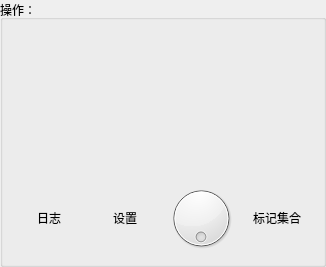
        <widget class="QGroupBox" name="groupBox_7">
         <property name="minimumSize">
          <size>
           <width>0</width>
           <height>0</height>
          </size>
         </property>
         <property name="maximumSize">
          <size>
           <width>16777215</width>
           <height>16777215</height>
          </size>
         </property>
         <property name="styleSheet">
          <string notr="true">QPushButton {
	min-width: 70px;
	max-width: 70px;
	min-height: 70px;
	max-height: 70px;
}</string>
         </property>
         <property name="title">
          <string>操作：</string>
         </property>
         <layout class="QGridLayout" name="gridLayout_7">
          <item row="1" column="2">
           <widget class="QPushButton" name="pushButton_40">
            <property name="minimumSize">
             <size>
              <width>70</width>
              <height>70</height>
             </size>
            </property>
            <property name="maximumSize">
             <size>
              <width>70</width>
              <height>70</height>
             </size>
            </property>
            <property name="styleSheet">
             <string notr="true">QPushButton {
    background-image: url(:/Image/icon/shangxia_1.png);  /* 正常状态图片 */
    background-repeat: no-repeat;
    background-position: center;
    border: none;  /* 可选：移除边框 */
}

QPushButton:hover {
    background-image: url(:/Image/icon/shangxia_2.png);  /* 悬停状态图片 */
}</string>
            </property>
            <property name="text">
             <string/>
            </property>
           </widget>
          </item>
          <item row="0" column="2">
           <widget class="QPushButton" name="pushButton_56">
            <property name="styleSheet">
             <string notr="true">QPushButton {
    background-image: url(:/Image/icon/daochuraw_1.png);  /* 正常状态图片 */
    background-repeat: no-repeat;
    background-position: center;
    border: none;  /* 可选：移除边框 */
}

QPushButton:hover {
    background-image: url(:/Image/icon/daochuraw_2.png);  /* 悬停状态图片 */
}</string>
            </property>
            <property name="text">
             <string/>
            </property>
           </widget>
          </item>
          <item row="1" column="0">
           <widget class="QPushButton" name="pushButton_20">
            <property name="styleSheet">
             <string notr="true">QPushButton {
    background-image: url(:/Image/icon/zuoxuan_1.png);  /* 正常状态图片 */
    background-repeat: no-repeat;
    background-position: center;
    border: none;  /* 可选：移除边框 */
}

QPushButton:hover {
    background-image: url(:/Image/icon/zuoxuan_2.png);  /* 悬停状态图片 */
}</string>
            </property>
            <property name="text">
             <string/>
            </property>
           </widget>
          </item>
          <item row="0" column="0">
           <widget class="QPushButton" name="pushButton_36">
            <property name="minimumSize">
             <size>
              <width>70</width>
              <height>70</height>
             </size>
            </property>
            <property name="maximumSize">
             <size>
              <width>70</width>
              <height>70</height>
             </size>
            </property>
            <property name="styleSheet">
             <string notr="true">QPushButton {
    background-image: url(:/Image/icon/duqu_1.png);  /* 正常状态图片 */
    background-repeat: no-repeat;
    background-position: center;
    border: none;  /* 可选：移除边框 */
}

QPushButton:hover {
    background-image: url(:/Image/icon/duqu_2.png);  /* 悬停状态图片 */
}</string>
            </property>
            <property name="text">
             <string/>
            </property>
           </widget>
          </item>
          <item row="0" column="3">
           <widget class="QPushButton" name="pushButton_11">
            <property name="styleSheet">
             <string notr="true">QPushButton {
    background-image: url(:/Image/icon/fanzhuan_1.png);  /* 正常状态图片 */
    background-repeat: no-repeat;
    background-position: center;
    border: none;  /* 可选：移除边框 */
}

QPushButton:hover {
    background-image: url(:/Image/icon/fanzhuan_2.png);  /* 悬停状态图片 */
}</string>
            </property>
            <property name="text">
             <string/>
            </property>
           </widget>
          </item>
          <item row="1" column="3">
           <widget class="QPushButton" name="pushButton_41">
            <property name="minimumSize">
             <size>
              <width>70</width>
              <height>70</height>
             </size>
            </property>
            <property name="maximumSize">
             <size>
              <width>70</width>
              <height>70</height>
             </size>
            </property>
            <property name="styleSheet">
             <string notr="true">QPushButton {
    background-image: url(:/Image/icon/zuoyou_1.png);  /* 正常状态图片 */
    background-repeat: no-repeat;
    background-position: center;
    border: none;  /* 可选：移除边框 */
}

QPushButton:hover {
    background-image: url(:/Image/icon/zuoyou_2.png);  /* 悬停状态图片 */
}</string>
            </property>
            <property name="text">
             <string/>
            </property>
           </widget>
          </item>
          <item row="1" column="1">
           <widget class="QPushButton" name="pushButton_14">
            <property name="styleSheet">
             <string notr="true">QPushButton {
    background-image: url(:/Image/icon/youxuan_1.png);  /* 正常状态图片 */
    background-repeat: no-repeat;
    background-position: center;
    border: none;  /* 可选：移除边框 */
}

QPushButton:hover {
    background-image: url(:/Image/icon/youxuan_2.png);  /* 悬停状态图片 */
}</string>
            </property>
            <property name="text">
             <string/>
            </property>
           </widget>
          </item>
          <item row="0" column="1">
           <widget class="QPushButton" name="pushButton_28">
            <property name="styleSheet">
             <string notr="true">QPushButton {
    background-image: url(:/Image/icon/daochupng_1.png);  /* 正常状态图片 */
    background-repeat: no-repeat;
    background-position: center;
    border: none;  /* 可选：移除边框 */
}

QPushButton:hover {
    background-image: url(:/Image/icon/daochupng_2.png);  /* 悬停状态图片 */
}</string>
            </property>
            <property name="text">
             <string/>
            </property>
           </widget>
          </item>
          <item row="2" column="0">
           <widget class="QPushButton" name="pushButton_60">
            <property name="minimumSize">
             <size>
              <width>70</width>
              <height>70</height>
             </size>
            </property>
            <property name="maximumSize">
             <size>
              <width>70</width>
              <height>70</height>
             </size>
            </property>
            <property name="styleSheet">
             <string notr="true">QPushButton {
   /* background-image: url(:/Image/icon/zuoyou_1.png);   正常状态图片 */
    background-repeat: no-repeat;
    background-position: center;
    border: none;  /* 可选：移除边框 */
}

QPushButton:hover {
     /*background-image: url(:/Image/icon/zuoyou_2.png);  悬停状态图片 */
}</string>
            </property>
            <property name="text">
             <string>日志</string>
            </property>
           </widget>
          </item>
          <item row="2" column="1">
           <widget class="QPushButton" name="pushButton_61">
            <property name="minimumSize">
             <size>
              <width>70</width>
              <height>70</height>
             </size>
            </property>
            <property name="maximumSize">
             <size>
              <width>70</width>
              <height>70</height>
             </size>
            </property>
            <property name="styleSheet">
             <string notr="true">QPushButton {
   /* background-image: url(:/Image/icon/zuoyou_1.png);   正常状态图片 */
    background-repeat: no-repeat;
    background-position: center;
    border: none;  /* 可选：移除边框 */
}

QPushButton:hover {
     /*background-image: url(:/Image/icon/zuoyou_2.png);  悬停状态图片 */
}</string>
            </property>
            <property name="text">
             <string>设置</string>
            </property>
           </widget>
          </item>
          <item row="2" column="2">
           <widget class="QDial" name="dial">
            <property name="maximumSize">
             <size>
              <width>70</width>
              <height>70</height>
             </size>
            </property>
            <property name="maximum">
             <number>359</number>
            </property>
            <property name="wrapping">
             <bool>true</bool>
            </property>
            <property name="notchesVisible">
             <bool>false</bool>
            </property>
           </widget>
          </item>
          <item row="2" column="3">
           <widget class="QPushButton" name="pushButton_62">
            <property name="minimumSize">
             <size>
              <width>70</width>
              <height>70</height>
             </size>
            </property>
            <property name="maximumSize">
             <size>
              <width>70</width>
              <height>70</height>
             </size>
            </property>
            <property name="styleSheet">
             <string notr="true">QPushButton {
   /* background-image: url(:/Image/icon/zuoyou_1.png);   正常状态图片 */
    background-repeat: no-repeat;
    background-position: center;
    border: none;  /* 可选：移除边框 */
}

QPushButton:hover {
     /*background-image: url(:/Image/icon/zuoyou_2.png);  悬停状态图片 */
}</string>
            </property>
            <property name="text">
             <string>标记集合</string>
            </property>
           </widget>
          </item>
         </layout>
        </widget>
